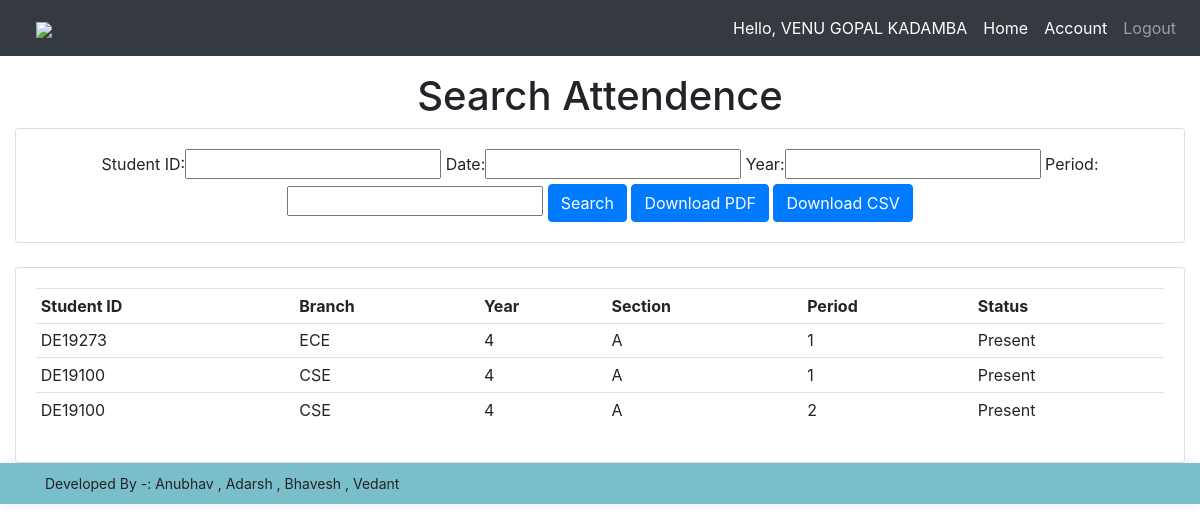
Page /searchattendence/ (signed in) on the committed database.
### attendence_sys/models.py (models this page shows, shortened)
class Faculty(models.Model):
    user = models.OneToOneField(User, null = True, blank = True, on_delete= models.CASCADE)
    firstname = models.CharField(max_length=200, null=True, blank=True)
    lastname = models.CharField(max_length=200, null=True, blank=True)
    phone = models.CharField(max_length=200, null=True)
    email = models.CharField(max_length=200, null=True)
    profile_pic = models.ImageField(upload_to=user_directory_path ,null=True, blank=True)
    def __str__(self):
        return str(self.firstname + " " + self.lastname)

class Attendence(models.Model):
    Faculty_Name = models.CharField(max_length=200, null=True, blank=True)
    Student_ID = models.CharField(max_length=200, null=True, blank=True)
    date = models.DateField(auto_now_add = True, null = True)
    time = models.TimeField(auto_now_add=True, null = True)
    branch = models.CharField(max_length=200, null = True)
    year = models.CharField(max_length=200, null = True)
    section = models.CharField(max_length=200, null = True)
    period = models.CharField(max_length=200, null = True)
    status = models.CharField(max_length=200, null = True, default='Absent')

### attendence_sys/views.py (the view)
# urls.py: path('searchattendence/', views.searchAttendence, name='searchattendence'),
def searchAttendence(request):
    attendences = Attendence.objects.all()
    myFilter = AttendenceFilter(request.GET, queryset=attendences)
    attendences = myFilter.qs
    context = {'myFilter': myFilter, 'attendences': attendences, 'ta': False}
    return render(request, 'attendence_sys/attendence.html', context)

### attendence_sys/templates/attendence_sys/attendence.html (shortened to what this page needs)
{% extends 'attendence_sys/main.html' %}
{% block content %}
{% if ta == False %}
<center><h1>Search Attendence</h1></center>
<div class="row">
	<div class="col">
		<div class="card card-body">
			<center>
				<form method="get">
					{{myFilter.form}}
		    		<button class="btn btn-primary" type="submit">Search</button>
					<a href="{% url 'Download' %}" class="btn btn-primary" ><font color="#fff">Download PDF</font></a>
					<a href="{% url 'csv' %}" class="btn btn-primary"><font color="#fff">Download CSV</font></a>
				</form>
			</center>
		</div>
	</div>
</div>
<br>
<div class="row">
	<div class="col-sm-12">
		<div class="card card-body">
			<table class="table table-sm">
				<tr>
					<th>Student ID</th>
					<th>Branch</th>
					<th>Year</th>
					<th>Section</th>
					<th>Period</th>
					<th>Status</th>
				</tr>
				{% for attendence in attendences %}
				<tr>
                    <td>{{ attendence.Student_ID }}</td>
					<td>{{ attendence.branch }}</td>
					<td>{{ attendence.year }}</td>
					<td>{{ attendence.section }}</td>
					<td>{{ attendence.period }}</td>
					<td>{{ attendence.status }}</td>
				</tr>
				{% endfor %}
			</table>
		</div>
	</div>
</div>
{% endif %}
{% endblock %}

### attendence_sys/templates/attendence_sys/navbar.html (shortened to what this page needs)
{% load static %}
<nav class="navbar navbar-expand-lg navbar-dark fixed-top bg-dark">
  <a href="{% url 'home' %}"><img src="https://www.ietdavv.edu.in/images/banners/ietlogom.png" height="50px" style="margin-left:20px" ></a>
  <div class="collapse navbar-collapse" id="navbarNav">
    <ul class="navbar-nav ml-auto">
      <li class="nav-item active">
        <span class="nav-link">Hello, {{ request.user.faculty }}</span>
      </li>
      <li class="nav-item active">
        <a href="{% url 'home' %}" class="nav-link">Home</a>
      </li>
      <li class="nav-item active">
        <a class="nav-link" href="{% url 'account' %}">Account</a>
      </li>
      <li class="nav-item">
        <a class="nav-link" href="{% url 'logout' %}">Logout</a>
      </li>
    </ul>
  </div>
</nav>

### rows in the picture
Attendence: Student_ID "DE19273", branch "ECE", year "4", section "A", period "1", status "Present"
Attendence: Student_ID "DE19100", branch "CSE", year "4", section "A", period "1", status "Present"
Attendence: Student_ID "DE19100", branch "CSE", year "4", section "A", period "2", status "Present"

### other values in the picture
{{ request.user.faculty }} "VENU GOPAL KADAMBA"
